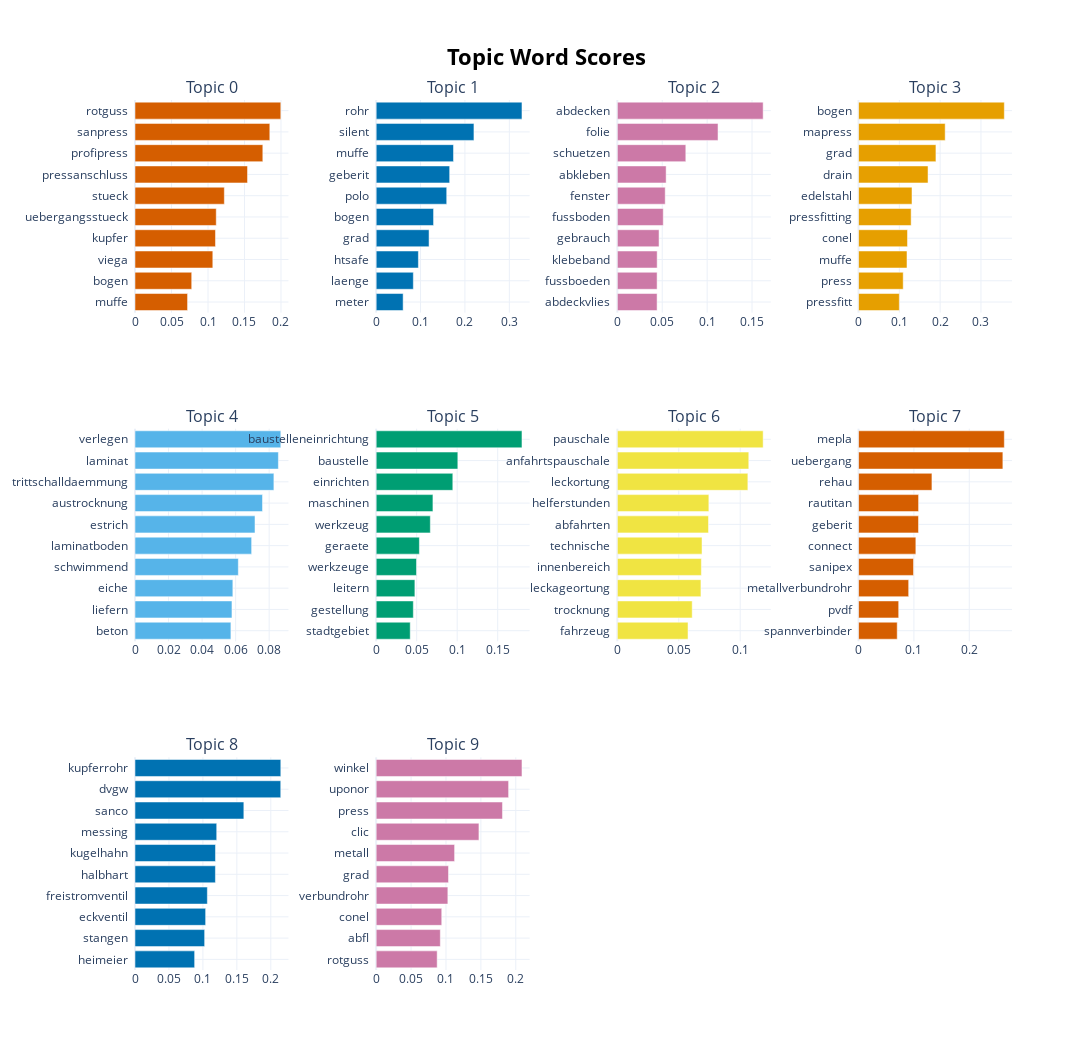

The notebook cell saved with this chart:
### Code cell
topic_model.visualize_barchart(n_words=10, top_n_topics=nr_topics , width=400, height=350)

### Figure 1 — Plotly figure (JSON) as saved in the notebook; plotly's stock layout.template omitted (floating-point values rounded to 4 significant figures)
{"data": [{"marker": {"color": "#D55E00"}, "orientation": "h", "type": "bar", "x": [0.07201, 0.07768, 0.1066, 0.1102, 0.1113, 0.1224, 0.1541, 0.1751, 0.1847, 0.1997], "xaxis": "x", "y": ["muffe  ", "bogen  ", "viega  ", "kupfer  ", "uebergangsstueck  ", "stueck  ", "pressanschluss  ", "profipress  ", "sanpress  ", "rotguss  "], "yaxis": "y"}, {"marker": {"color": "#0072B2"}, "orientation": "h", "type": "bar", "x": [0.06075, 0.08374, 0.09513, 0.1191, 0.1293, 0.1589, 0.1656, 0.1742, 0.2203, 0.3285], "xaxis": "x2", "y": ["meter  ", "laenge  ", "htsafe  ", "grad  ", "bogen  ", "polo  ", "geberit  ", "muffe  ", "silent  ", "rohr  "], "yaxis": "y2"}, {"marker": {"color": "#CC79A7"}, "orientation": "h", "type": "bar", "x": [0.04426, 0.04428, 0.04434, 0.04643, 0.05113, 0.0533, 0.05434, 0.07625, 0.1121, 0.1624], "xaxis": "x3", "y": ["abdeckvlies  ", "fussboeden  ", "klebeband  ", "gebrauch  ", "fussboden  ", "fenster  ", "abkleben  ", "schuetzen  ", "folie  ", "abdecken  "], "yaxis": "y3"}, {"marker": {"color": "#E69F00"}, "orientation": "h", "type": "bar", "x": [0.09997, 0.1095, 0.1188, 0.12, 0.1289, 0.131, 0.1703, 0.1897, 0.2123, 0.3573], "xaxis": "x4", "y": ["pressfitt  ", "press  ", "muffe  ", "conel  ", "pressfitting  ", "edelstahl  ", "drain  ", "grad  ", "mapress  ", "bogen  "], "yaxis": "y4"}, {"marker": {"color": "#56B4E9"}, "orientation": "h", "type": "bar", "x": [0.05718, 0.05781, 0.05834, 0.06161, 0.06954, 0.07155, 0.07603, 0.08281, 0.08549, 0.08693], "xaxis": "x5", "y": ["beton  ", "liefern  ", "eiche  ", "schwimmend  ", "laminatboden  ", "estrich  ", "austrocknung  ", "trittschalldaemmung  ", "laminat  ", "verlegen  "], "yaxis": "y5"}, {"marker": {"color": "#009E73"}, "orientation": "h", "type": "bar", "x": [0.04203, 0.04586, 0.04779, 0.04976, 0.05333, 0.06683, 0.07006, 0.0946, 0.1008, 0.18], "xaxis": "x6", "y": ["stadtgebiet  ", "gestellung  ", "leitern  ", "werkzeuge  ", "geraete  ", "werkzeug  ", "maschinen  ", "einrichten  ", "baustelle  ", "baustelleneinrichtung  "], "yaxis": "y6"}, {"marker": {"color": "#F0E442"}, "orientation": "h", "type": "bar", "x": [0.05753, 0.06093, 0.06802, 0.06838, 0.06892, 0.07418, 0.07447, 0.1062, 0.107, 0.1187], "xaxis": "x7", "y": ["fahrzeug  ", "trocknung  ", "leckageortung  ", "innenbereich  ", "technische  ", "abfahrten  ", "helferstunden  ", "leckortung  ", "anfahrtspauschale  ", "pauschale  "], "yaxis": "y7"}, {"marker": {"color": "#D55E00"}, "orientation": "h", "type": "bar", "x": [0.06987, 0.07254, 0.09056, 0.09934, 0.1035, 0.1083, 0.1084, 0.1326, 0.2607, 0.2633], "xaxis": "x8", "y": ["spannverbinder  ", "pvdf  ", "metallverbundrohr  ", "sanipex  ", "connect  ", "geberit  ", "rautitan  ", "rehau  ", "uebergang  ", "mepla  "], "yaxis": "y8"}, {"marker": {"color": "#0072B2"}, "orientation": "h", "type": "bar", "x": [0.08783, 0.1026, 0.104, 0.1066, 0.1184, 0.1185, 0.1203, 0.1603, 0.2146, 0.2147], "xaxis": "x9", "y": ["heimeier  ", "stangen  ", "eckventil  ", "freistromventil  ", "halbhart  ", "kugelhahn  ", "messing  ", "sanco  ", "dvgw  ", "kupferrohr  "], "yaxis": "y9"}, {"marker": {"color": "#CC79A7"}, "orientation": "h", "type": "bar", "x": [0.08737, 0.09188, 0.09392, 0.1027, 0.1036, 0.1123, 0.1472, 0.1809, 0.1897, 0.2089], "xaxis": "x10", "y": ["rotguss  ", "abfl  ", "conel  ", "verbundrohr  ", "grad  ", "metall  ", "clic  ", "press  ", "uponor  ", "winkel  "], "yaxis": "y10"}], "layout": {"annotations": [{"font": {"size": 16}, "showarrow": false, "text": "Topic 0", "x": 0.0875, "xanchor": "center", "xref": "paper", "y": 1, "yanchor": "bottom", "yref": "paper"}, {"font": {"size": 16}, "showarrow": false, "text": "Topic 1", "x": 0.3625, "xanchor": "center", "xref": "paper", "y": 1, "yanchor": "bottom", "yref": "paper"}, {"font": {"size": 16}, "showarrow": false, "text": "Topic 2", "x": 0.6375, "xanchor": "center", "xref": "paper", "y": 1, "yanchor": "bottom", "yref": "paper"}, {"font": {"size": 16}, "showarrow": false, "text": "Topic 3", "x": 0.9125, "xanchor": "center", "xref": "paper", "y": 1, "yanchor": "bottom", "yref": "paper"}, {"font": {"size": 16}, "showarrow": false, "text": "Topic 4", "x": 0.0875, "xanchor": "center", "xref": "paper", "y": 0.6222, "yanchor": "bottom", "yref": "paper"}, {"font": {"size": 16}, "showarrow": false, "text": "Topic 5", "x": 0.3625, "xanchor": "center", "xref": "paper", "y": 0.6222, "yanchor": "bottom", "yref": "paper"}, {"font": {"size": 16}, "showarrow": false, "text": "Topic 6", "x": 0.6375, "xanchor": "center", "xref": "paper", "y": 0.6222, "yanchor": "bottom", "yref": "paper"}, {"font": {"size": 16}, "showarrow": false, "text": "Topic 7", "x": 0.9125, "xanchor": "center", "xref": "paper", "y": 0.6222, "yanchor": "bottom", "yref": "paper"}, {"font": {"size": 16}, "showarrow": false, "text": "Topic 8", "x": 0.0875, "xanchor": "center", "xref": "paper", "y": 0.2444, "yanchor": "bottom", "yref": "paper"}, {"font": {"size": 16}, "showarrow": false, "text": "Topic 9", "x": 0.3625, "xanchor": "center", "xref": "paper", "y": 0.2444, "yanchor": "bottom", "yref": "paper"}], "height": 1050, "hoverlabel": {"bgcolor": "white", "font": {"family": "Rockwell", "size": 16}}, "showlegend": false, "title": {"font": {"color": "Black", "size": 22}, "text": "<b>Topic Word Scores", "x": 0.5, "xanchor": "center", "yanchor": "top"}, "width": 1600, "xaxis": {"anchor": "y", "domain": [0, 0.175], "showgrid": true}, "xaxis10": {"anchor": "y10", "domain": [0.275, 0.45], "showgrid": true}, "xaxis11": {"anchor": "y11", "domain": [0.55, 0.725], "showgrid": true}, "xaxis12": {"anchor": "y12", "domain": [0.825, 1], "showgrid": true}, "xaxis2": {"anchor": "y2", "domain": [0.275, 0.45], "showgrid": true}, "xaxis3": {"anchor": "y3", "domain": [0.55, 0.725], "showgrid": true}, "xaxis4": {"anchor": "y4", "domain": [0.825, 1], "showgrid": true}, "xaxis5": {"anchor": "y5", "domain": [0, 0.175], "showgrid": true}, "xaxis6": {"anchor": "y6", "domain": [0.275, 0.45], "showgrid": true}, "xaxis7": {"anchor": "y7", "domain": [0.55, 0.725], "showgrid": true}, "xaxis8": {"anchor": "y8", "domain": [0.825, 1], "showgrid": true}, "xaxis9": {"anchor": "y9", "domain": [0, 0.175], "showgrid": true}, "yaxis": {"anchor": "x", "domain": [0.7556, 1], "showgrid": true}, "yaxis10": {"anchor": "x10", "domain": [0, 0.2444], "showgrid": true}, "yaxis11": {"anchor": "x11", "domain": [0, 0.2444], "showgrid": true}, "yaxis12": {"anchor": "x12", "domain": [0, 0.2444], "showgrid": true}, "yaxis2": {"anchor": "x2", "domain": [0.7556, 1], "showgrid": true}, "yaxis3": {"anchor": "x3", "domain": [0.7556, 1], "showgrid": true}, "yaxis4": {"anchor": "x4", "domain": [0.7556, 1], "showgrid": true}, "yaxis5": {"anchor": "x5", "domain": [0.3778, 0.6222], "showgrid": true}, "yaxis6": {"anchor": "x6", "domain": [0.3778, 0.6222], "showgrid": true}, "yaxis7": {"anchor": "x7", "domain": [0.3778, 0.6222], "showgrid": true}, "yaxis8": {"anchor": "x8", "domain": [0.3778, 0.6222], "showgrid": true}, "yaxis9": {"anchor": "x9", "domain": [0, 0.2444], "showgrid": true}}}
